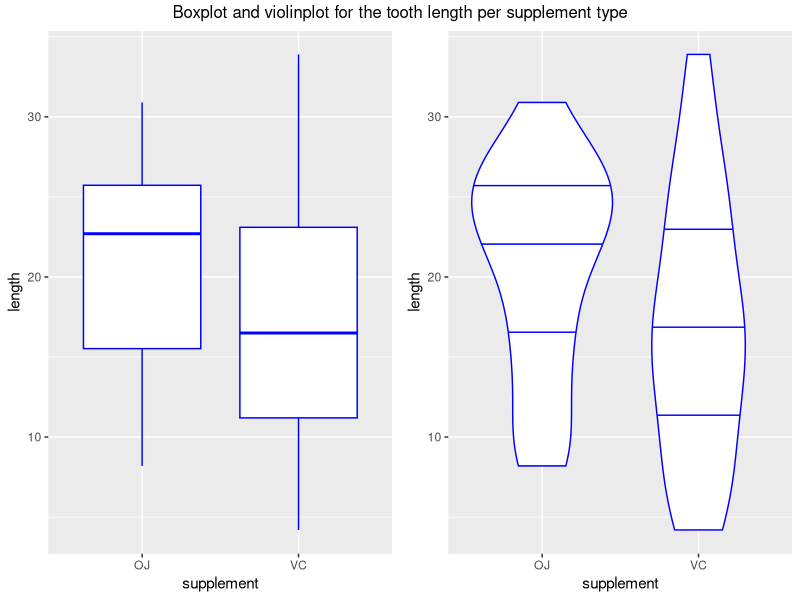
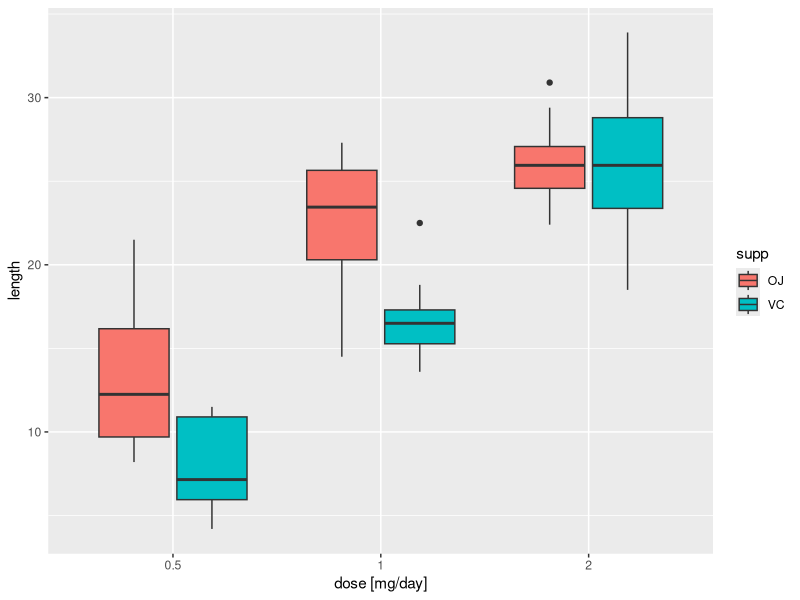
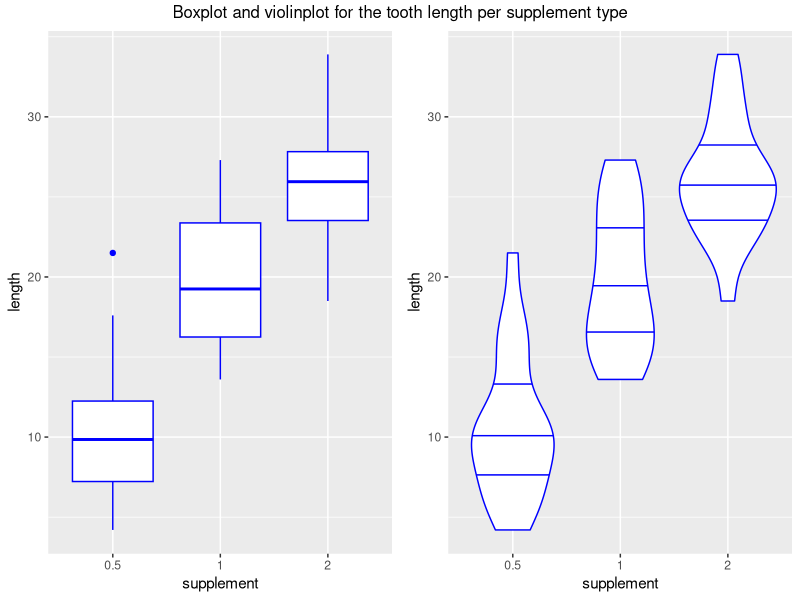
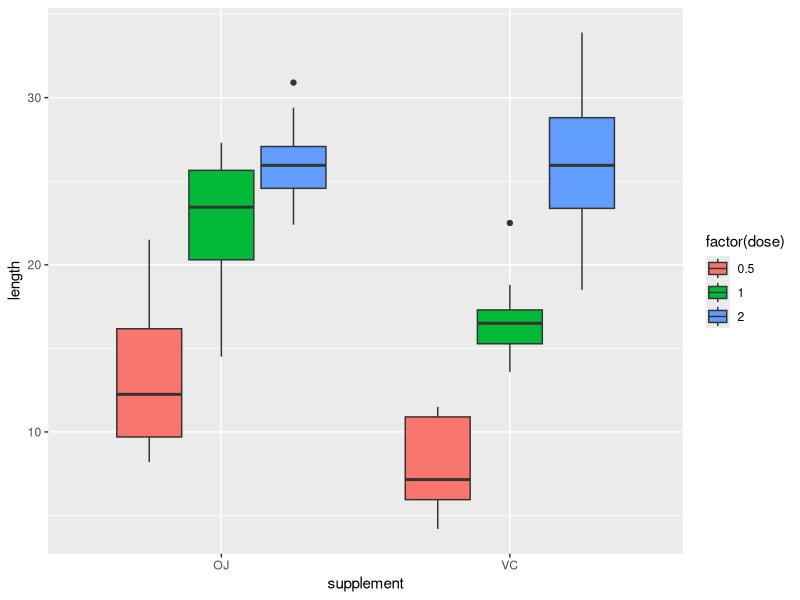

The R source for these figures, in order:
## ---- chunk 1
knitr::opts_chunk$set(echo = TRUE)
## ---- chunk 2
suppressMessages(require(ggplot2))
suppressMessages(require(GGally))
suppressMessages(require(grid))
suppressMessages(require(gridExtra))
## ---- chunk 3
data("ToothGrowth")
suppressMessages(attach(ToothGrowth))
names(ToothGrowth)
ToothGrowth$dose<-as.factor(ToothGrowth$dose)
## ---- chunk 4
g1a=ggplot(ToothGrowth,aes(x = supp,y=len)) 
g1a=g1a + geom_violin(color="blue", fill="white", draw_quantiles = c(0.25, 0.5, 0.75),scale = "count")
g1a=g1a+xlab("supplement")+ylab("length")

g1b=ggplot(ToothGrowth,aes(x = supp,y=len)) 
g1b=g1b + geom_boxplot(color="blue", fill="white")
g1b=g1b+xlab("supplement")+ylab("length")

grid.arrange(g1b,g1a,nrow=1,top="Boxplot and violinplot for the tooth length per supplement type")
## ---- chunk 5
g2=ggplot(ToothGrowth,aes(x = factor(dose),y=len, fill=supp)) 
g2=g2 + geom_boxplot()
#g=g+geom_smooth(method="lm", formula=y~x)
g2=g2+xlab("dose [mg/day]")+ylab("length")
plot(g2)
## ---- chunk 6

g3a=ggplot(ToothGrowth,aes(x = factor(dose),y=len)) 
g3a=g3a + geom_violin(color="blue", fill="white", draw_quantiles = c(0.25, 0.5, 0.75),scale = "count")
g3a=g3a+xlab("supplement")+ylab("length")

g3b=ggplot(ToothGrowth,aes(x = factor(dose),y=len)) 
g3b=g3b + geom_boxplot(color="blue", fill="white")
g3b=g3b+xlab("supplement")+ylab("length")

grid.arrange(g3b,g3a,nrow=1,top="Boxplot and violinplot for the tooth length per supplement type")
## ---- chunk 7
g3=ggplot(ToothGrowth,aes(x = supp,y=len,fill=factor(dose)) )
g3=g3 + geom_boxplot()
g3=g3+xlab("supplement")+ylab("length")
plot(g3)
## ---- chunk 8
summary(ToothGrowth)
## ---- chunk 9
suppOJ<-subset(ToothGrowth,supp=="OJ")
suppVC<-subset(ToothGrowth,supp=="VC")

dose05<-subset(ToothGrowth,dose==.5)
dose10<-subset(ToothGrowth,dose==1)
dose20<-subset(ToothGrowth,dose==2)

dose05VC<-subset(dose05,supp=="VC")
dose05OJ<-subset(dose05,supp=="OJ")
dose10VC<-subset(dose10,supp=="VC")
dose10OJ<-subset(dose10,supp=="OJ")
dose20VC<-subset(dose20,supp=="VC")
dose20OJ<-subset(dose20,supp=="OJ")

## ---- chunk 10
t_dose05_10=t.test(dose05$len,dose10$len)
t_dose10_20=t.test(dose10$len,dose20$len)
t_dose05_20=t.test(dose05$len,dose20$len)
t_dose05_10$p.value
t_dose10_20$p.value
t_dose05_20$p.value
## ---- chunk 11
t_supp=t.test(suppOJ$len,suppVC$len)
t_supp
## ---- chunk 12
t_dose05_supp=t.test(dose05VC$len,dose05OJ$len)
t_dose10_supp=t.test(dose10VC$len,dose10OJ$len)
t_dose20_supp=t.test(dose20VC$len,dose20OJ$len)
t_dose05_supp$p.value
t_dose10_supp$p.value
t_dose20_supp$p.value
